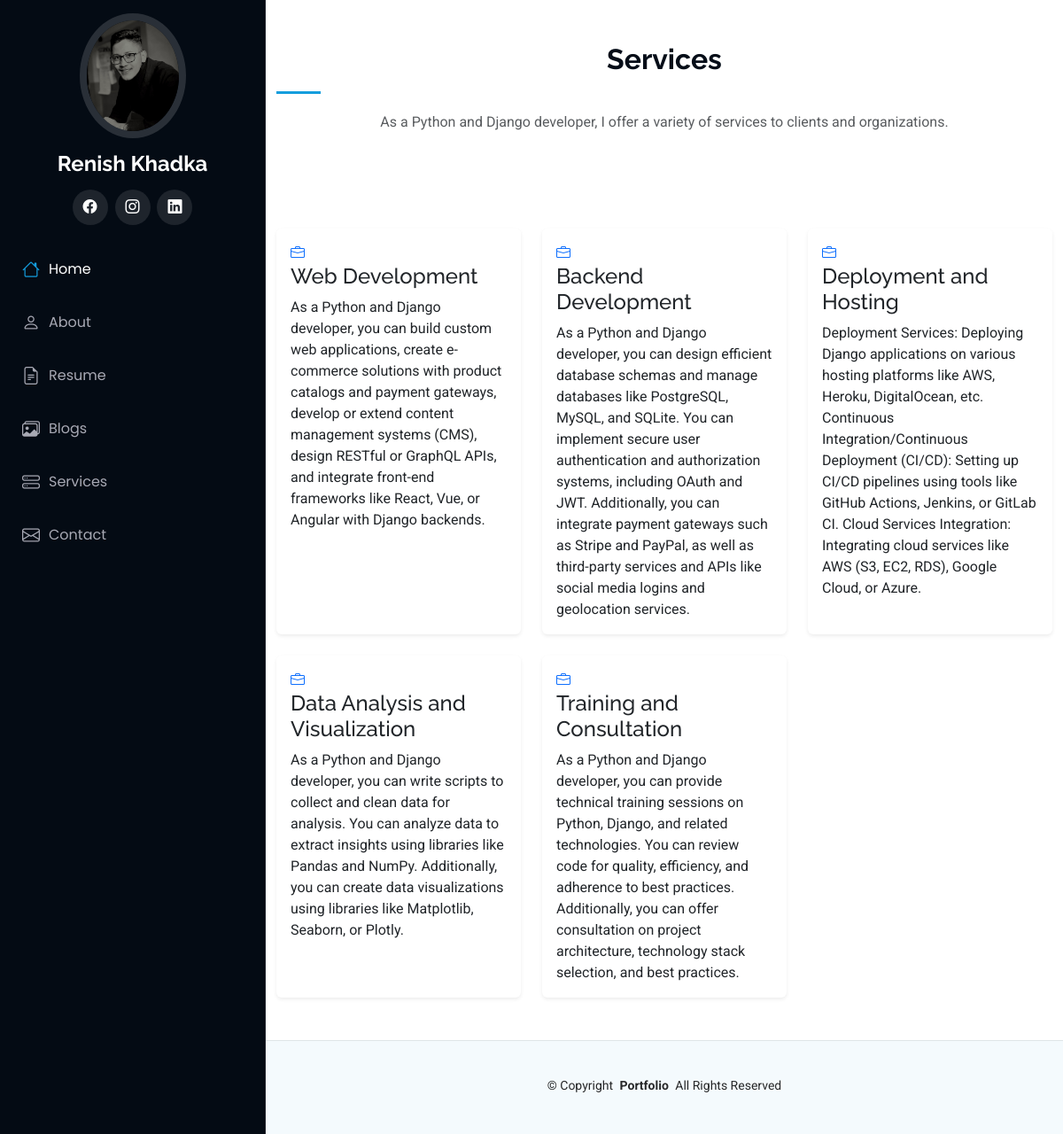
/services, run on the app's committed database.
### portfolio/models.py (models this page shows, shortened)
class Services(models.Model):
    title = models.CharField(max_length=60)
    description = models.TextField()

### portfolio/views.py (the view)
# urls.py: path('services',views.services,name='services')
def services(request):
    posts = Services.objects.all()
    context = {'posts':posts}
    return render(request,'services.html',context)

### templates/services.html (shortened to what this page needs)
{% extends 'basic.html' %}
{% load static %}
{% block body %}
<section id="services" class="services section py-5">
  <div class="container section-title text-center mb-5" data-aos="fade-up">
    <h2>Services</h2>
    <p class="text-muted">As a Python and Django developer, I offer a variety of services to clients and organizations.</p>
  </div>
  <div class="container">
    <div class="row gy-4">
      {% for post in posts %}
      <div class="col-lg-4 col-md-6" data-aos="fade-up" data-aos-delay="100">
        <div class="card shadow-sm border-0 h-100">
          <div class="card-body d-flex flex-column">
            <div class="icon flex-shrink-0 text-primary"><i class="bi bi-briefcase"></i></div>
            <h4 class="card-title"><a href="#" class="text-dark stretched-link">{{ post.title }}</a></h4>
            <p class="card-text">{{ post.description }}</p>
          </div>
        </div>
      </div>
      {% endfor %}
    </div>
  </div>
</section>
{% endblock body %}

### static/assets/css/main.css (style rules this page uses)
:root { --default-font: "Roboto", system-ui, -apple-system, "Segoe UI", Roboto, "Helvetica Neue", Arial, "Noto Sans", "Liberation Sans", sans-serif, "Apple Color Emoji", "Segoe UI Emoji", "Segoe UI Symbol", "Noto Color Emoji"; --heading-font: "Raleway", sans-serif; --nav-font: "Poppins", sans-serif; }
:root { --background-color: #ffffff; --default-color: #272829; --heading-color: #050d18; --accent-color: #149ddd; --surface-color: #ffffff; --contrast-color: #ffffff; }
:root { --nav-color: #a8a9b4; --nav-hover-color: #ffffff; --nav-mobile-background-color: #040b14; --nav-dropdown-background-color: #040b14; --nav-dropdown-color: #a8a9b4; --nav-dropdown-hover-color: #ffffff; }
:root { scroll-behavior: smooth; }
body { color: var(--default-color); background-color: var(--background-color); font-family: var(--default-font); }
a { color: var(--accent-color); text-decoration: none; transition: 0.3s; }
h1, h2, h3, h4, h5, h6 { color: var(--heading-color); font-family: var(--heading-font); }
section, .section { color: var(--default-color); background-color: var(--background-color); padding: 60px 0; overflow: clip; }
.section-title { padding-bottom: 60px; position: relative; }
.section-title h2 { font-size: 32px; font-weight: 700; margin-bottom: 20px; padding-bottom: 20px; position: relative; }
.section-title h2:after { content: ""; position: absolute; display: block; width: 50px; height: 3px; background: var(--accent-color); left: 0; bottom: 0; }
.section-title p { margin-bottom: 0; }

### data on the page
Services: title "Web Development", description "As a Python and Django developer, you can build custom web applications, create e-commerce solutions with product catalogs and payment gateways, develop or extend content management systems (CMS), design RESTful or GraphQL APIs, and integrate front-end frameworks like React, Vue, or Angular with Django backends."
Services: title "Backend Development", description "As a Python and Django developer, you can design efficient database schemas and manage databases like PostgreSQL, MySQL, and SQLite. You can implement secure user authentication and authorization systems, including OAuth and JWT. Additionally, you can integrate payment gateways such as Stripe and PayPal, as well as third-party services and APIs like social media logins and geolocation services."
Services: title "Deployment and Hosting", description "Deployment Services: Deploying Django applications on various hosting platforms like AWS, Heroku, DigitalOcean, etc. Continuous Integration/Continuous Deployment (CI/CD): Setting up CI/CD pipelines using tools like GitHub Actions, Jenkins, or GitLab CI. Cloud Services Integration: Integrating cloud services like AWS (S3, EC2, RDS), Google Cloud, or Azure."
Services: title "Data Analysis and Visualization", description "As a Python and Django developer, you can write scripts to collect and clean data for analysis. You can analyze data to extract insights using libraries like Pandas and NumPy. Additionally, you can create data visualizations using libraries like Matplotlib, Seaborn, or Plotly."
Services: title "Training and Consultation", description "As a Python and Django developer, you can provide technical training sessions on Python, Django, and related technologies. You can review code for quality, efficiency, and adherence to best practices. Additionally, you can offer consultation on project architecture, technology stack selection, and best practices."
